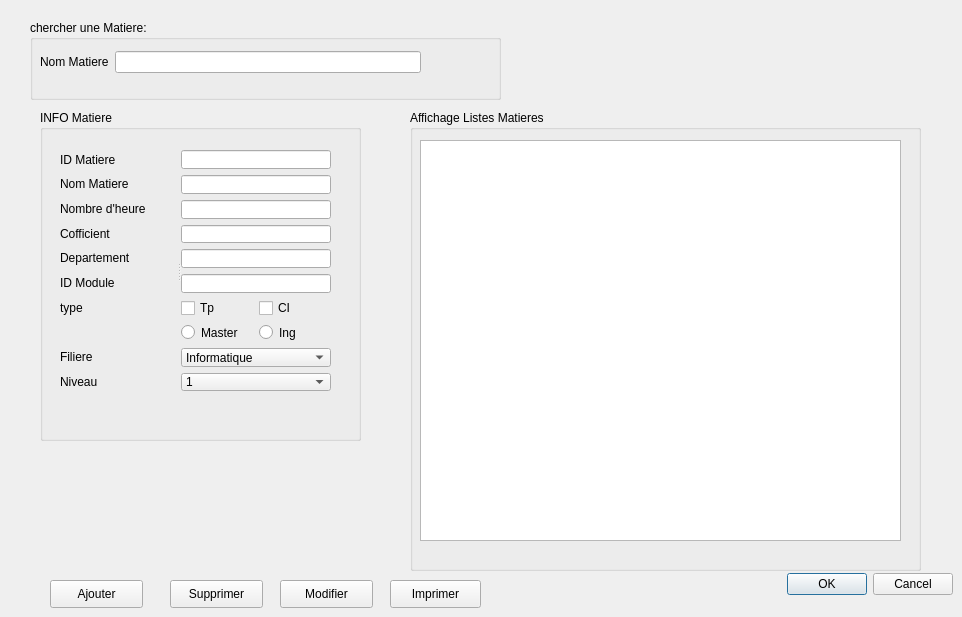
   <widget class="QWidget" name="tab_23">
    <attribute name="title">
     <string>Matiere</string>
    </attribute>
    <widget class="QGroupBox" name="groupBox_43">
     <property name="geometry">
      <rect>
       <x>30</x>
       <y>20</y>
       <width>471</width>
       <height>80</height>
      </rect>
     </property>
     <property name="title">
      <string>chercher une Matiere:</string>
     </property>
     <widget class="QWidget" name="layoutWidget_46">
      <property name="geometry">
       <rect>
        <x>10</x>
        <y>30</y>
        <width>381</width>
        <height>24</height>
       </rect>
      </property>
      <layout class="QHBoxLayout" name="horizontalLayout_34">
       <item>
        <widget class="QLabel" name="label_191">
         <property name="text">
          <string>Nom Matiere</string>
         </property>
        </widget>
       </item>
       <item>
        <widget class="QLineEdit" name="lineEdit_112"/>
       </item>
      </layout>
     </widget>
    </widget>
    <widget class="QGroupBox" name="groupBox_44">
     <property name="geometry">
      <rect>
       <x>40</x>
       <y>110</y>
       <width>321</width>
       <height>331</height>
      </rect>
     </property>
     <property name="title">
      <string>INFO Matiere</string>
     </property>
     <widget class="QSplitter" name="splitter_15">
      <property name="geometry">
       <rect>
        <x>20</x>
        <y>40</y>
        <width>271</width>
        <height>241</height>
       </rect>
      </property>
      <property name="orientation">
       <enum>Qt::Horizontal</enum>
      </property>
      <widget class="QWidget" name="layoutWidget_47">
       <layout class="QVBoxLayout" name="verticalLayout_29">
        <item>
         <widget class="QLabel" name="label_192">
          <property name="text">
           <string>ID Matiere</string>
          </property>
         </widget>
        </item>
        <item>
         <widget class="QLabel" name="label_193">
          <property name="text">
           <string>Nom Matiere</string>
          </property>
         </widget>
        </item>
        <item>
         <widget class="QLabel" name="label_194">
          <property name="text">
           <string>Nombre d'heure</string>
          </property>
         </widget>
        </item>
        <item>
         <widget class="QLabel" name="label_195">
          <property name="text">
           <string>Cofficient</string>
          </property>
         </widget>
        </item>
        <item>
         <widget class="QLabel" name="label_196">
          <property name="text">
           <string>Departement</string>
          </property>
         </widget>
        </item>
        <item>
         <widget class="QLabel" name="label_197">
          <property name="text">
           <string>ID Module</string>
          </property>
         </widget>
        </item>
        <item>
         <widget class="QLabel" name="label_198">
          <property name="text">
           <string>type</string>
          </property>
         </widget>
        </item>
        <item>
         <widget class="QLabel" name="label_199">
          <property name="text">
           <string/>
          </property>
         </widget>
        </item>
        <item>
         <widget class="QLabel" name="label_200">
          <property name="text">
           <string>Filiere</string>
          </property>
         </widget>
        </item>
        <item>
         <widget class="QLabel" name="label_201">
          <property name="text">
           <string>Niveau</string>
          </property>
         </widget>
        </item>
       </layout>
      </widget>
      <widget class="QWidget" name="layoutWidget_48">
       <layout class="QVBoxLayout" name="verticalLayout_30">
        <item>
         <widget class="QLineEdit" name="lineEdit_113"/>
        </item>
        <item>
         <widget class="QLineEdit" name="lineEdit_114"/>
        </item>
        <item>
         <widget class="QLineEdit" name="lineEdit_115"/>
        </item>
        <item>
         <widget class="QLineEdit" name="lineEdit_116"/>
        </item>
        <item>
         <widget class="QLineEdit" name="lineEdit_117"/>
        </item>
        <item>
         <widget class="QLineEdit" name="lineEdit_118"/>
        </item>
        <item>
         <layout class="QHBoxLayout" name="horizontalLayout_35">
          <item>
           <widget class="QCheckBox" name="checkBox_5">
            <property name="text">
             <string>Tp</string>
            </property>
           </widget>
          </item>
          <item>
           <widget class="QCheckBox" name="checkBox_6">
            <property name="text">
             <string>CI</string>
            </property>
           </widget>
          </item>
         </layout>
        </item>
        <item>
         <layout class="QHBoxLayout" name="horizontalLayout_36">
          <item>
           <widget class="QRadioButton" name="radioButton_43">
            <property name="text">
             <string>Master</string>
            </property>
           </widget>
          </item>
          <item>
           <widget class="QRadioButton" name="radioButton_44">
            <property name="text">
             <string>Ing</string>
            </property>
           </widget>
          </item>
         </layout>
        </item>
        <item>
         <widget class="QComboBox" name="comboBox_21">
          <item>
           <property name="text">
            <string>Informatique</string>
           </property>
          </item>
          <item>
           <property name="text">
            <string>Infotronique</string>
           </property>
          </item>
          <item>
           <property name="text">
            <string>Mecatronque</string>
           </property>
          </item>
          <item>
           <property name="text">
            <string>Industruelle</string>
           </property>
          </item>
          <item>
           <property name="text">
            <string>TIC</string>
           </property>
          </item>
          <item>
           <property name="text">
            <string>ARTI</string>
           </property>
          </item>
         </widget>
        </item>
        <item>
         <widget class="QComboBox" name="comboBox_22">
          <item>
           <property name="text">
            <string>1</string>
           </property>
          </item>
          <item>
           <property name="text">
            <string>2</string>
           </property>
          </item>
          <item>
           <property name="text">
            <string>3</string>
           </property>
          </item>
         </widget>
        </item>
       </layout>
      </widget>
     </widget>
    </widget>
    <widget class="QGroupBox" name="groupBox_45">
     <property name="geometry">
      <rect>
       <x>410</x>
       <y>110</y>
       <width>511</width>
       <height>461</height>
      </rect>
     </property>
     <property name="title">
      <string>Affichage Listes Matieres</string>
     </property>
     <widget class="QListView" name="listView_5">
      <property name="geometry">
       <rect>
        <x>10</x>
        <y>30</y>
        <width>481</width>
        <height>401</height>
       </rect>
      </property>
     </widget>
    </widget>
    <widget class="QDialogButtonBox" name="buttonBox_13">
     <property name="geometry">
      <rect>
       <x>760</x>
       <y>570</y>
       <width>193</width>
       <height>28</height>
      </rect>
     </property>
     <property name="standardButtons">
      <set>QDialogButtonBox::Cancel|QDialogButtonBox::Ok</set>
     </property>
    </widget>
    <widget class="QPushButton" name="pushButton_53">
     <property name="geometry">
      <rect>
       <x>280</x>
       <y>580</y>
       <width>93</width>
       <height>28</height>
      </rect>
     </property>
     <property name="text">
      <string>Modifier</string>
     </property>
    </widget>
    <widget class="QPushButton" name="pushButton_54">
     <property name="geometry">
      <rect>
       <x>170</x>
       <y>580</y>
       <width>93</width>
       <height>28</height>
      </rect>
     </property>
     <property name="text">
      <string>Supprimer</string>
     </property>
    </widget>
    <widget class="QPushButton" name="pushButton_55">
     <property name="geometry">
      <rect>
       <x>50</x>
       <y>580</y>
       <width>93</width>
       <height>28</height>
      </rect>
     </property>
     <property name="text">
      <string>Ajouter</string>
     </property>
    </widget>
    <widget class="QPushButton" name="pushButton_56">
     <property name="geometry">
      <rect>
       <x>390</x>
       <y>580</y>
       <width>91</width>
       <height>28</height>
      </rect>
     </property>
     <property name="text">
      <string>Imprimer</string>
     </property>
    </widget>
   </widget>
